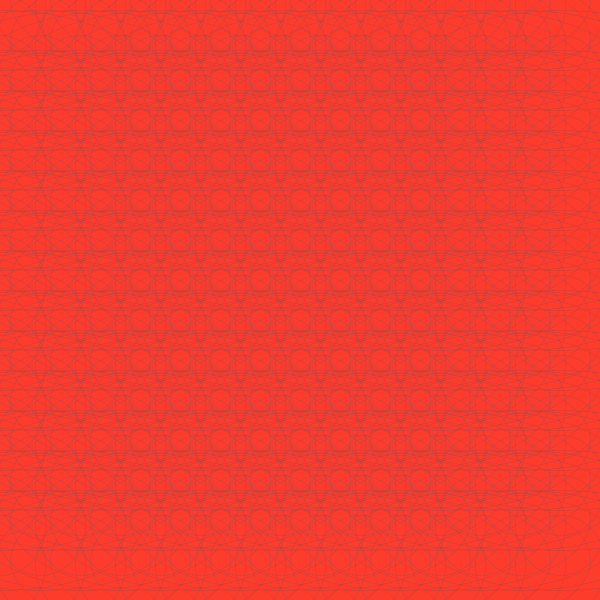
Frame 1 (no input)
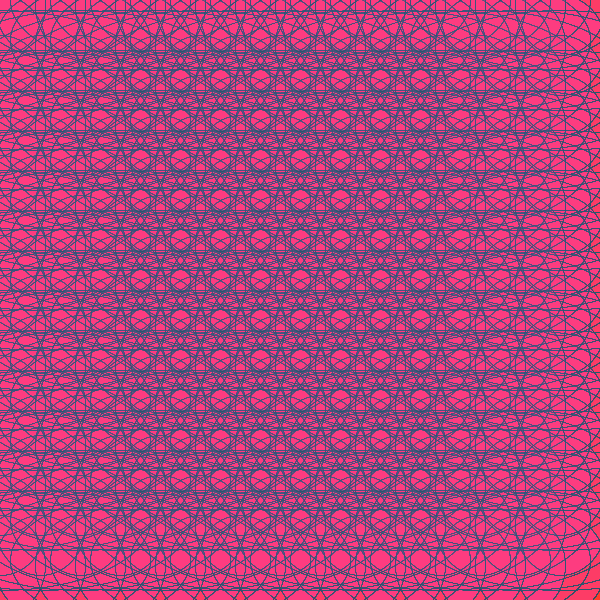
Frame 60 (the mouse pressed at the canvas centre just before this capture)
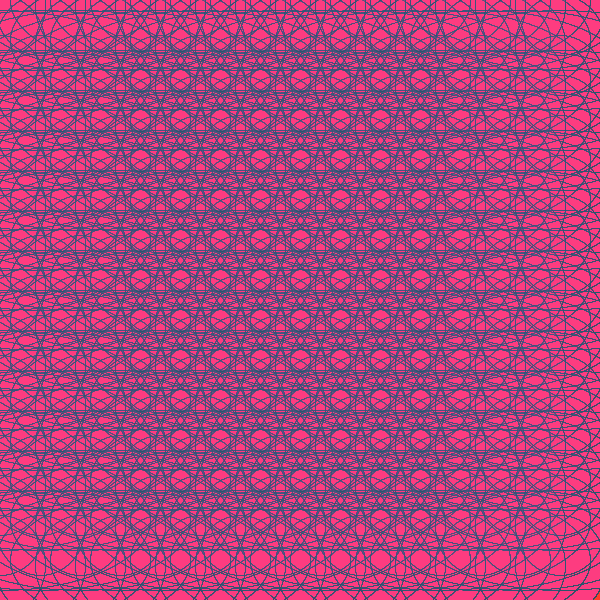
Frame 120 (the mouse held since frame 60 and released just before this capture)

The Processing sketch that drew these frames (run headless with seeded random() and noise(); from frame 60 on, the mouse is pressed at the canvas centre):

// Processing sketch: processing_27014
// ── processing_27014.pde

void setup(){
size(600, 600);
smooth();
background(253,60,42);
//138,3,7
//254,166,44
}

void draw(){

strokeWeight(.02);
stroke(35,87,100);
//204,160,1
for(int i = 0; i <600; i +=40) {
  for (int j = 0; j<600; j += 40) {
 noFill();
  ellipse(i, j, 300, 140);
  //fill(0,271,0,.9);
  fill(158,10,207,1);
 ellipse(i,j+5,90,100);

  }
}
}
